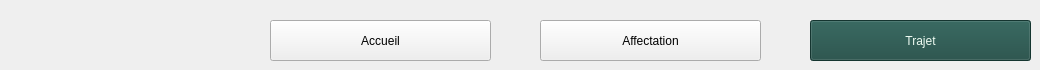
      <widget class="QWidget" name="f2CamPage">
       <property name="styleSheet">
        <string notr="true">#f2Met2CamBtn{
	color:#eefbf2;
	background-color:#1d4a43;
}</string>
       </property>
       <widget class="QPushButton" name="f2Met1CamBtn">
        <property name="geometry">
         <rect>
          <x>540</x>
          <y>20</y>
          <width>221</width>
          <height>41</height>
         </rect>
        </property>
        <property name="cursor">
         <cursorShape>PointingHandCursor</cursorShape>
        </property>
        <property name="text">
         <string>Affectation</string>
        </property>
       </widget>
       <widget class="QPushButton" name="f2Met2CamBtn">
        <property name="geometry">
         <rect>
          <x>810</x>
          <y>20</y>
          <width>221</width>
          <height>41</height>
         </rect>
        </property>
        <property name="text">
         <string>Trajet</string>
        </property>
       </widget>
       <widget class="QPushButton" name="f2AccCamBtn">
        <property name="geometry">
         <rect>
          <x>270</x>
          <y>20</y>
          <width>221</width>
          <height>41</height>
         </rect>
        </property>
        <property name="cursor">
         <cursorShape>PointingHandCursor</cursorShape>
        </property>
        <property name="text">
         <string>Accueil</string>
        </property>
       </widget>
      </widget>
